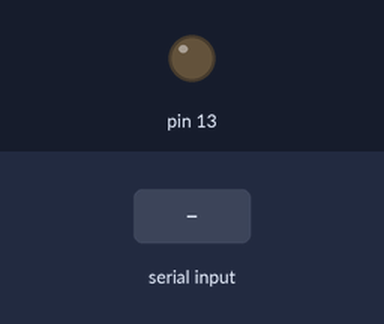
A sketch run on a simulated Arduino Uno, built with avr-gcc and run on an emulated ATmega328P. Parts: output pins drawn as LEDs (lit = HIGH). The test bench sets the inputs (shaded band).

Above: at 1.2 s.
1.3 s: "joseferon" received over Serial
At 2.2 s:
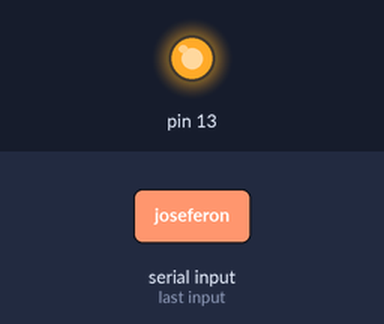
2.8 s: "joseferoff" received over Serial
At 3.5 s:
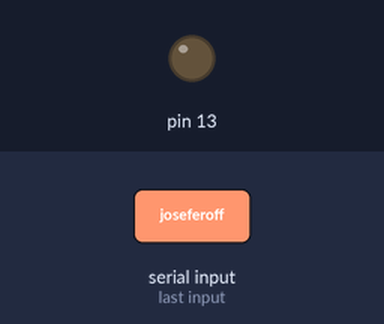
Timing chart, 0 to 5.8 s (numbered marks = the images above; inputs shaded):
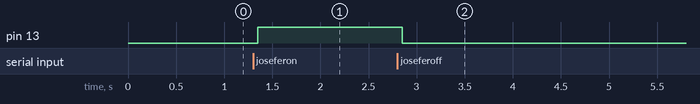

The sketch:

comunicacion.ino
```cpp
String readString;

void setup() {
  // initialize digital pin 13 as an output.
  pinMode(13, OUTPUT);
  Serial.begin(9600);
}

void loop() {
  char incomingByte;
  while (Serial.available() > 0) {
    delay(5);
    incomingByte = Serial.read();
    readString +=incomingByte;
  }
  if ( readString == "joseferon") {

    digitalWrite(13, HIGH);   // turn the LED on (HIGH is the voltage level)
                              // wait for a second
  }
  else if(readString == "joseferoff"){
     digitalWrite(13, LOW);    // turn the LED off by making the voltage LOW
                               // wait for a second
    }
 readString="";
}
```

Measured:
- after the input at 1.3 s, pin 13: LOW → HIGH after 0.05 s
- after the input at 2.8 s, pin 13: HIGH → LOW after 0.05 s
